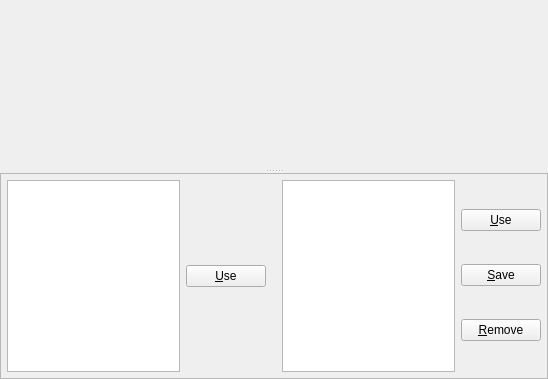
<ui version="4.0" >
 <class>ActionParamDialogContent</class>
 <widget class="QWidget" name="ActionParamDialogContent" >
  <property name="geometry" >
   <rect>
    <x>0</x>
    <y>0</y>
    <width>548</width>
    <height>379</height>
   </rect>
  </property>
  <property name="windowTitle" >
   <string/>
  </property>
  <layout class="QVBoxLayout" >
   <property name="spacing" >
    <number>0</number>
   </property>
   <property name="leftMargin" >
    <number>0</number>
   </property>
   <property name="topMargin" >
    <number>0</number>
   </property>
   <property name="rightMargin" >
    <number>0</number>
   </property>
   <property name="bottomMargin" >
    <number>0</number>
   </property>
   <item>
    <widget class="QSplitter" name="splitter" >
     <property name="orientation" >
      <enum>Qt::Vertical</enum>
     </property>
     <widget class="QFrame" name="topFrame" >
      <property name="sizePolicy" >
       <sizepolicy vsizetype="Expanding" hsizetype="Preferred" >
        <horstretch>0</horstretch>
        <verstretch>1</verstretch>
       </sizepolicy>
      </property>
      <property name="frameShape" >
       <enum>QFrame::NoFrame</enum>
      </property>
      <property name="frameShadow" >
       <enum>QFrame::Raised</enum>
      </property>
      <layout class="QHBoxLayout" >
       <property name="spacing" >
        <number>0</number>
       </property>
       <property name="leftMargin" >
        <number>0</number>
       </property>
       <property name="topMargin" >
        <number>0</number>
       </property>
       <property name="rightMargin" >
        <number>0</number>
       </property>
       <property name="bottomMargin" >
        <number>0</number>
       </property>
       <item>
        <widget class="QFrame" name="leftMargin" >
         <property name="sizePolicy" >
          <sizepolicy vsizetype="Preferred" hsizetype="Fixed" >
           <horstretch>0</horstretch>
           <verstretch>0</verstretch>
          </sizepolicy>
         </property>
         <property name="minimumSize" >
          <size>
           <width>0</width>
           <height>0</height>
          </size>
         </property>
         <property name="frameShape" >
          <enum>QFrame::NoFrame</enum>
         </property>
         <property name="frameShadow" >
          <enum>QFrame::Raised</enum>
         </property>
        </widget>
       </item>
       <item>
        <widget class="QFrame" name="controlsFrame" >
         <property name="frameShape" >
          <enum>QFrame::NoFrame</enum>
         </property>
         <property name="frameShadow" >
          <enum>QFrame::Raised</enum>
         </property>
        </widget>
       </item>
       <item>
        <widget class="QFrame" name="rightMargin" >
         <property name="sizePolicy" >
          <sizepolicy vsizetype="Preferred" hsizetype="Fixed" >
           <horstretch>0</horstretch>
           <verstretch>0</verstretch>
          </sizepolicy>
         </property>
         <property name="minimumSize" >
          <size>
           <width>0</width>
           <height>0</height>
          </size>
         </property>
         <property name="frameShape" >
          <enum>QFrame::NoFrame</enum>
         </property>
         <property name="frameShadow" >
          <enum>QFrame::Raised</enum>
         </property>
        </widget>
       </item>
      </layout>
     </widget>
     <widget class="QFrame" name="presetsFrame" >
      <property name="frameShape" >
       <enum>QFrame::StyledPanel</enum>
      </property>
      <property name="frameShadow" >
       <enum>QFrame::Raised</enum>
      </property>
      <layout class="QHBoxLayout" >
       <property name="spacing" >
        <number>6</number>
       </property>
       <property name="leftMargin" >
        <number>6</number>
       </property>
       <property name="topMargin" >
        <number>6</number>
       </property>
       <property name="rightMargin" >
        <number>6</number>
       </property>
       <property name="bottomMargin" >
        <number>6</number>
       </property>
       <item>
        <widget class="QListWidget" name="nativePresetList" />
       </item>
       <item>
        <widget class="QWidget" native="1" name="widget_2" >
         <layout class="QVBoxLayout" >
          <property name="spacing" >
           <number>4</number>
          </property>
          <property name="leftMargin" >
           <number>0</number>
          </property>
          <property name="topMargin" >
           <number>0</number>
          </property>
          <property name="rightMargin" >
           <number>0</number>
          </property>
          <property name="bottomMargin" >
           <number>0</number>
          </property>
          <item>
           <widget class="QPushButton" name="useNativePresetButton" >
            <property name="toolTip" >
             <string>Use the selected preset, or you may double-click a present to use it</string>
            </property>
            <property name="text" >
             <string>&amp;Use</string>
            </property>
           </widget>
          </item>
         </layout>
        </widget>
       </item>
       <item>
        <spacer>
         <property name="orientation" >
          <enum>Qt::Horizontal</enum>
         </property>
         <property name="sizeType" >
          <enum>QSizePolicy::Fixed</enum>
         </property>
         <property name="sizeHint" >
          <size>
           <width>10</width>
           <height>10</height>
          </size>
         </property>
        </spacer>
       </item>
       <item>
        <widget class="QListWidget" name="userPresetList" />
       </item>
       <item>
        <widget class="QWidget" native="1" name="widget" >
         <layout class="QVBoxLayout" >
          <property name="spacing" >
           <number>4</number>
          </property>
          <property name="leftMargin" >
           <number>0</number>
          </property>
          <property name="topMargin" >
           <number>0</number>
          </property>
          <property name="rightMargin" >
           <number>0</number>
          </property>
          <property name="bottomMargin" >
           <number>0</number>
          </property>
          <item>
           <widget class="QPushButton" name="useUserPresetButton" >
            <property name="toolTip" >
             <string>Use the selected preset, or you may double-click a present to use it</string>
            </property>
            <property name="text" >
             <string>&amp;Use</string>
            </property>
           </widget>
          </item>
          <item>
           <widget class="QPushButton" name="saveUserPresetButton" >
            <property name="text" >
             <string>&amp;Save</string>
            </property>
           </widget>
          </item>
          <item>
           <widget class="QPushButton" name="removeUserPresetButton" >
            <property name="text" >
             <string>&amp;Remove</string>
            </property>
           </widget>
          </item>
         </layout>
        </widget>
       </item>
      </layout>
     </widget>
    </widget>
   </item>
  </layout>
 </widget>
 <resources/>
 <connections/>
</ui>
